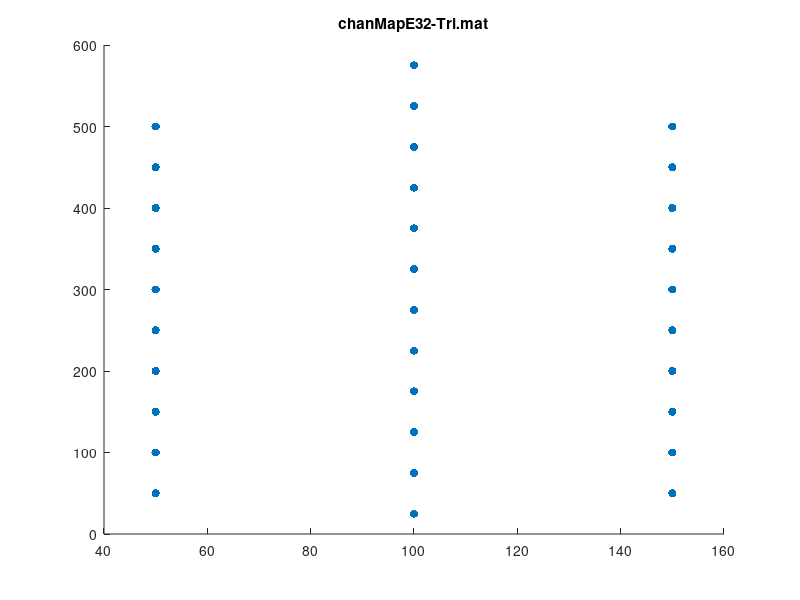

Write the MATLAB code that produced this figure.
%% Add a few details about your probe. 
% Add new one if needed, keep old ones as archive.
clear all

% E32+R-50-S2-L10-200 NT
% mapName = 'chanMapE32-S2.mat';
% poly    = 1;  % integer. Linear (1) / politrode (>1) configuration.
% nChan   = 32; % integer, number of contacts.
% nShank  = 2;  % integer, number of shanks.
% interCh = [200, 50]; % um between contacts [x, y])

% % E32Tri
mapName = 'chanMapE32-Tri.mat';
poly    = 3;    % integer. Linear (1) / politrode (>1) configuration.
nChan   = 32;   % integer, number of contacts.
nShank  = 1;    % integer, number of shanks.
interCh = [50, 50]; % integer, um between contacts [x, y])
rows    = 12;   % integer, specify total rows (distribution tends to not be homogeneous
offset  = 25;    % integer, um offset between central and lateral colums in politrodes

% Sampling frequency here, because of reasons.
fs = 32000; 

%% Generate map. Few details might need customization, mostly for non-linear configurations.
% List of channel indices (and give an index to dead channels too). 
% chanMap(1) is the row in the raw binary file for the first channel. 
chanMap = 1:nChan;

% Declare which channels are "connected" in this normal ordering, meaning not 
% dead or non-ephys data
connected = true(nChan, 1);

% Now we define the horizontal (x) and vertical (y) coordinates of these
% channels. In um here but the scaling doesn't really matter. 
if poly == 1
    xcoords = repmat(interCh(1):interCh(1):interCh(1)*nShank, [1, nChan/nShank])';
else
    % customized for non-existing channels in Atlas E32-Tri
    xcoords = repmat(interCh(2):interCh(2):interCh(2)*poly, [1, rows])';  
    xcoords([31,33,34,36],1) = 0; % removes non-existing contacts in these lateral columns
    xcoords(xcoords==0) = [];
end

if poly == 1
    ycoords = sort(repmat(interCh(2)*(nChan/nShank):-interCh(2):interCh(2), [1, nShank])'); % sort is helpful
else
    % customized for non-existing channels in Atlas E32-Tri
    ycoords = sort(repmat(interCh(2)*rows:-interCh(2):interCh(2), [1, poly])'); % sort is helpful

    % Offset central column
    ycoords(2:poly:poly*(round(nChan/poly)+1),1) = ycoords(2:poly:poly*(round(nChan/poly)+1),1) - offset;

    ycoords([31,33,34,36],1) = 0; % removes non-existing contacts in these lateral columns
    ycoords(ycoords==0) = [];
end

% Often, multi-shank probes can be organized into groups of channels that cannot 
% possibly share spikes with the rest of the probe. This helps the algorithm 
% discard noisy templates shared across groups. 
% All == 1, If all channels are on the same shank or there is not obvious grouping.
kcoords =repmat(1:1:nShank, [1, nChan/nShank])';

% Plot resulting map.
scatter(xcoords,ycoords,[],"black","filled");
 title(mapName)

%% Save.
save(mapName, 'chanMap', 'connected', 'xcoords', 'ycoords', 'kcoords', 'fs')